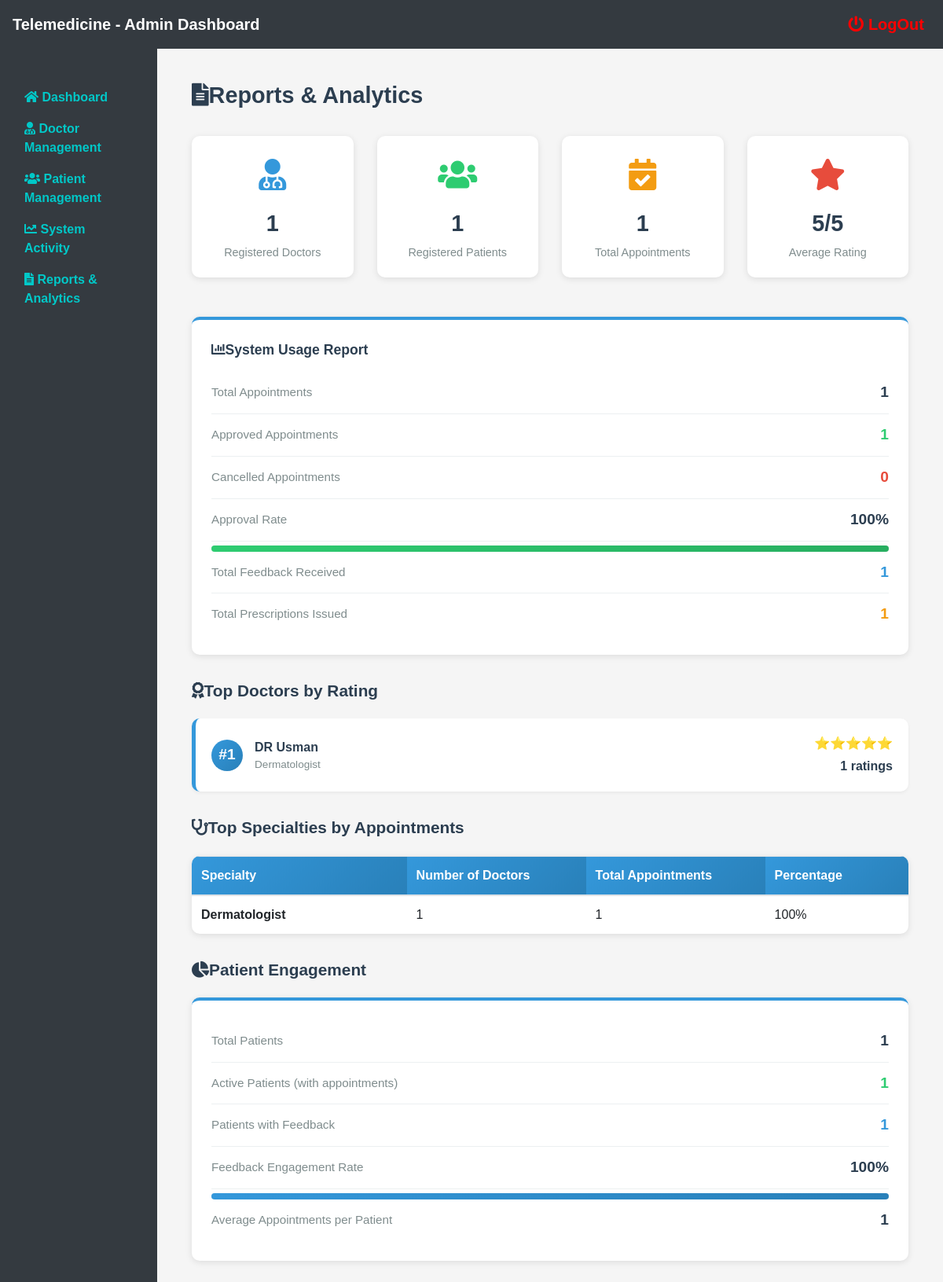
The app's page /admin/reports.php (signed in) with its own data.
### tables this page shows
CREATE TABLE `doctor` (
  `id` int(11) NOT NULL,
  `name` varchar(100) DEFAULT NULL,
  `email` varchar(100) DEFAULT NULL,
  `password` varchar(255) DEFAULT NULL,
  `qualification` varchar(100) DEFAULT NULL,
  `experience` varchar(100) DEFAULT NULL,
  `course_id` int(100) NOT NULL,
  `picture` varchar(255) DEFAULT NULL,
  `address` varchar(255) DEFAULT NULL,
  `mobile` varchar(20) DEFAULT NULL,
  `fee` decimal(10,2) DEFAULT NULL,
  `resume` varchar(255) NOT NULL,
  `specialty` varchar(255) DEFAULT NULL,
  `availability` varchar(255) DEFAULT NULL,
  `schedule` text DEFAULT NULL
);

### admin/reports.php (the view, shortened to what this page needs)
<?php include 'sidebar.php'; ?>
<?php include '../conn.php'; ?>
<div class="container-main">
    <div class="page-title">
        <i class="fas fa-file-alt me-2"></i>Reports & Analytics
    </div>
    <div class="row" style="margin-bottom: 30px;">
        <?php
        $total_doctors = mysqli_fetch_array(mysqli_query($conn, "SELECT COUNT(*) as count FROM doctor"))['count'];
        $total_patients = mysqli_fetch_array(mysqli_query($conn, "SELECT COUNT(*) as count FROM patient"))['count'];
        $total_appointments = mysqli_fetch_array(mysqli_query($conn, "SELECT COUNT(*) as count FROM enroll"))['count'];
        $avg_rating = mysqli_fetch_array(mysqli_query($conn, "SELECT AVG(rating) as avg FROM feedback"))['avg'];
        ?>
        <div class="col-md-3">
            <div class="stat-box">
                <div class="stat-icon" style="color: var(--primary-color);"><i class="fas fa-user-md"></i></div>
                <div class="stat-number"><?php echo $total_doctors; ?></div>
                <div class="stat-label">Registered Doctors</div>
            </div>
        </div>
        <div class="col-md-3">
            <div class="stat-box">
                <div class="stat-icon" style="color: var(--secondary-color);"><i class="fas fa-users"></i></div>
                <div class="stat-number"><?php echo $total_patients; ?></div>
                <div class="stat-label">Registered Patients</div>
            </div>
        </div>
        <div class="col-md-3">
            <div class="stat-box">
                <div class="stat-icon" style="color: #f39c12;"><i class="fas fa-calendar-check"></i></div>
                <div class="stat-number"><?php echo $total_appointments; ?></div>
                <div class="stat-label">Total Appointments</div>
            </div>
        </div>
        <div class="col-md-3">
            <div class="stat-box">
                <div class="stat-icon" style="color: #e74c3c;"><i class="fas fa-star"></i></div>
                <div class="stat-number"><?php echo round($avg_rating, 1); ?>/5</div>
                <div class="stat-label">Average Rating</div>
            </div>
        </div>
    </div>
    <div class="report-card">
        <div class="report-title"><i class="fas fa-chart-bar me-2"></i>System Usage Report</div>
        <?php
        $appointments_approved = mysqli_fetch_array(mysqli_query($conn, "SELECT COUNT(*) as count FROM enroll WHERE status = 'approved'"))['count'];
        $appointments_cancelled = mysqli_fetch_array(mysqli_query($conn, "SELECT COUNT(*) as count FROM enroll WHERE status = 'cancelled'"))['count'];
        $total_feedback = mysqli_fetch_array(mysqli_query($conn, "SELECT COUNT(*) as count FROM feedback"))['count'];
        $total_prescriptions = mysqli_fetch_array(mysqli_query($conn, "SELECT COUNT(*) as count FROM prescriptions"))['count'];
        $total_appt = $appointments_approved + $appointments_cancelled;
        $approval_rate = $total_appt > 0 ? round(($appointments_approved / $total_appt) * 100, 1) : 0;
        ?>
        <div class="report-item">
            <span class="report-item-label">Total Appointments</span>
            <span class="report-item-value"><?php echo $total_appt; ?></span>
        </div>
        <div class="report-item">
            <span class="report-item-label">Approved Appointments</span>
            <span class="report-item-value" style="color: var(--secondary-color);"><?php echo $appointments_approved; ?></span>
        </div>
        <div class="report-item">
            <span class="report-item-label">Cancelled Appointments</span>
            <span class="report-item-value" style="color: var(--accent-color);"><?php echo $appointments_cancelled; ?></span>
        </div>
        <div class="report-item">
            <span class="report-item-label">Approval Rate</span>
            <span class="report-item-value"><?php echo $approval_rate; ?>%</span>
        </div>
        <div class="progress-bar-custom" style="background: #ecf0f1;">
            <div class="progress-bar-custom" style="width: <?php echo $approval_rate; ?>%; background: linear-gradient(135deg, var(--secondary-color), #27ae60); height: 100%;"></div>
        </div>
        <div class="report-item">
            <span class="report-item-label">Total Feedback Received</span>
            <span class="report-item-value" style="color: var(--primary-color);"><?php echo $total_feedback; ?></span>
        </div>
        <div class="report-item">
            <span class="report-item-label">Total Prescriptions Issued</span>
            <span class="report-item-value" style="color: #f39c12;"><?php echo $total_prescriptions; ?></span>
        </div>
    </div>
    <div class="section-title"><i class="fas fa-award me-2"></i>Top Doctors by Rating</div>
    <div>
        <?php
        $top_doctors = "SELECT d.id, d.name, d.specialty, AVG(f.rating) as avg_rating, COUNT(f.fid) as feedback_count
                        FROM doctor d
                        LEFT JOIN feedback f ON d.id = f.doctorid
                        GROUP BY d.id
                        ORDER BY avg_rating DESC
                        LIMIT 5";
        $top_doctors_result = mysqli_query($conn, $top_doctors);
        $rank = 1;
        if (mysqli_num_rows($top_doctors_result) > 0) {
            while ($doctor = mysqli_fetch_array($top_doctors_result)) {
                $stars = !empty($doctor['avg_rating']) ? str_repeat('⭐', round($doctor['avg_rating'])) : 'No ratings';
                echo "
                <div class='top-doctor-card'>
                    <div style='display: flex; align-items: center;'>
                        <div class='doctor-rank'>#{$rank}</div>
                        <div class='doctor-info'>
                            <div class='doctor-name'>{$doctor['name']}</div>
                            <div class='doctor-specialty'>{$doctor['specialty']}</div>
                        </div>
                    </div>
                    <div style='text-align: right;'>
                        <div style='color: var(--primary-color); font-weight: 600; margin-bottom: 5px;'>{$stars}</div>
                        <div class='doctor-stat'>{$doctor['feedback_count']} ratings</div>
                    </div>
                </div>
                ";
                $rank++;
            }
        } else {
            echo '<p class="text-muted">No doctor data available</p>';
        }
        ?>
    </div>
    <div class="section-title"><i class="fas fa-stethoscope me-2"></i>Top Specialties by Appointments</div>
    <div>
        <table class="table table-hover">
            <thead>
                <tr>
                    <th width="30%">Specialty</th>
                    <th width="25%">Number of Doctors</th>
                    <th width="25%">Total Appointments</th>
                    <th width="20%">Percentage</th>
                </tr>
            </thead>
            <tbody>
                <?php
                $specialties = "SELECT d.specialty, COUNT(DISTINCT d.id) as doctor_count, COUNT(e.eid) as appointment_count
                               FROM doctor d
                               LEFT JOIN enroll e ON d.id = e.doctorid
                               WHERE d.specialty != ''
                               GROUP BY d.specialty
                               ORDER BY appointment_count DESC
                               LIMIT 10";
                $specialties_result = mysqli_query($conn, $specialties);
                $total_appt_all = mysqli_fetch_array(mysqli_query($conn, "SELECT COUNT(*) as count FROM enroll"))['count'];
                if (mysqli_num_rows($specialties_result) > 0) {
                    while ($specialty = mysqli_fetch_array($specialties_result)) {
                        $percentage = $total_appt_all > 0 ? round(($specialty['appointment_count'] / $total_appt_all) * 100, 1) : 0;
                        echo "
                        <tr>
                            <td><strong>{$specialty['specialty']}</strong></td>
                            <td>{$specialty['doctor_count']}</td>
                            <td>{$specialty['appointment_count']}</td>
                            <td>{$percentage}%</td>
                        </tr>
                        ";
                    }
                }
                ?>
            </tbody>
        </table>
    </div>
    <div class="section-title"><i class="fas fa-chart-pie me-2"></i>Patient Engagement</div>
    <div class="report-card">
        <?php
        $active_patients = mysqli_fetch_array(mysqli_query($conn, "SELECT COUNT(DISTINCT sid) as count FROM enroll"))['count'];
        $patients_with_feedback = mysqli_fetch_array(mysqli_query($conn, "SELECT COUNT(DISTINCT patientid) as count FROM feedback"))['count'];
        $feedback_rate = $total_patients > 0 ? round(($patients_with_feedback / $total_patients) * 100, 1) : 0;
        ?>
        <div class="report-item">
            <span class="report-item-label">Total Patients</span>
            <span class="report-item-value"><?php echo $total_patients; ?></span>
        </div>
        <div class="report-item">
            <span class="report-item-label">Active Patients (with appointments)</span>
            <span class="report-item-value" style="color: var(--secondary-color);"><?php echo $active_patients; ?></span>
        </div>
        <div class="report-item">
            <span class="report-item-label">Patients with Feedback</span>
            <span class="report-item-value" style="color: var(--primary-color);"><?php echo $patients_with_feedback; ?></span>
        </div>
        <div class="report-item">
            <span class="report-item-label">Feedback Engagement Rate</span>
            <span class="report-item-value"><?php echo $feedback_rate; ?>%</span>
        </div>
        <div class="progress-bar-custom" style="background: #ecf0f1;">
            <div class="progress-bar-custom" style="width: <?php echo $feedback_rate; ?>%; background: linear-gradient(135deg, var(--primary-color), #2980b9); height: 100%;"></div>
        </div>
        <div class="report-item">
            <span class="report-item-label">Average Appointments per Patient</span>
            <span class="report-item-value"><?php echo $total_patients > 0 ? round($total_appointments / $total_patients, 2) : 0; ?></span>
        </div>
    </div>
</div>
            </main>
        </div>
    </div>
</body>
</html>

### admin/sidebar.php (style rules this page uses)
body { font-family: Arial, sans-serif; margin: 0; padding: 0; background-color: #f5f5f5; }

### admin/reports.php (style rules this page uses)
:root { --primary-color: #3498db; --secondary-color: #2ecc71; --dark-color: #2c3e50; --accent-color: #e74c3c; }
body { font-family: 'Poppins', sans-serif; background-color: #f5f5f5; }
.container-main { margin-top: 100px; margin-left: 20px; margin-right: 20px; margin-bottom: 40px; }
.page-title { color: var(--dark-color); font-weight: 700; margin-bottom: 30px; font-size: 1.8rem; }
.report-card { background: white; padding: 25px; margin-bottom: 20px; border-radius: 10px; box-shadow: 0 2px 8px rgba(0,0,0,0.1); border-top: 4px solid var(--primary-color); }
.report-title { color: var(--dark-color); font-weight: 600; margin-bottom: 15px; font-size: 1.1rem; }
.report-item { display: flex; justify-content: space-between; align-items: center; padding: 12px 0; border-bottom: 1px solid #ecf0f1; }
.report-item:last-child { border-bottom: none; }
.report-item-label { color: #7f8c8d; font-size: 0.95rem; }
.report-item-value { font-size: 1.2rem; font-weight: 700; color: var(--dark-color); }
.progress-bar-custom { height: 8px; margin-top: 5px; border-radius: 10px; }
.stat-box { background: white; padding: 20px; border-radius: 10px; margin-bottom: 20px; box-shadow: 0 2px 8px rgba(0,0,0,0.1); text-align: center; }
.stat-icon { font-size: 2.5rem; margin-bottom: 10px; }
.stat-number { font-size: 1.8rem; font-weight: 700; color: var(--dark-color); }
.stat-label { color: #7f8c8d; font-size: 0.9rem; margin-top: 5px; }
.section-title { color: var(--dark-color); font-weight: 600; margin: 30px 0 20px 0; font-size: 1.3rem; }
.top-doctor-card { background: white; padding: 20px; margin-bottom: 15px; border-radius: 10px; border-left: 5px solid var(--primary-color); display: flex; justify-content: space-between; align-items: center; box-shadow: 0 2px 4px rgba(0,0,0,0.05); }
.doctor-rank { background: linear-gradient(135deg, var(--primary-color), #2980b9); color: white; width: 40px; height: 40px; border-radius: 50%; display: flex; align-items: center; justify-content: center; font-weight: 700; font-size: 1.2rem; margin-right: 15px; }
.doctor-info { flex: 1; }
.doctor-name { color: var(--dark-color); font-weight: 600; }
.doctor-specialty { color: #7f8c8d; font-size: 0.85rem; }
.doctor-stat { color: var(--dark-color); font-weight: 600; }
table { background: white; border-radius: 10px; overflow: hidden; box-shadow: 0 2px 8px rgba(0,0,0,0.1); }
table th { background: linear-gradient(135deg, var(--primary-color), #2980b9); color: white; font-weight: 600; border: none; }
table td { padding: 15px; border-color: #ecf0f1; }

### records on screen
doctor: name "DR Usman", specialty "Dermatologist", stars "⭐⭐⭐⭐⭐", feedback_count "1"

### other values on screen
$total_doctors "1"
$total_patients "1"
$total_appointments "1"
$avg_rating "5"
$total_appt "1"
$appointments_approved "1"
$appointments_cancelled "0"
$approval_rate "100"
$total_feedback "1"
$total_prescriptions "1"
$specialty['specialty'] "Dermatologist"
$specialty['doctor_count'] "1"
$specialty['appointment_count'] "1"
$percentage "100"
$active_patients "1"
